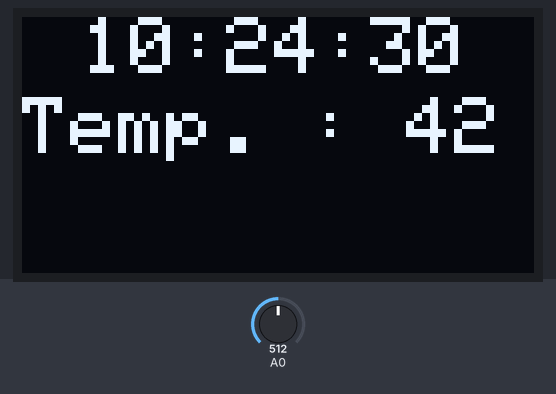
The sketch below on a simulated Arduino Uno, built with avr-gcc and run on an emulated ATmega328P. Parts: 128×64 one-colour display. The test bench sets the inputs (shaded band); at power-on: A0 = 512. The display library's start-up logo is not drawn; the local clock reads 2024-03-15 10:24:30 at power-on unless the sketch sets it; what the sketch prints to the serial monitor is not drawn.

Above: at 7.5 s.
7.6 s: A0 set to 716
At 8.7 s:
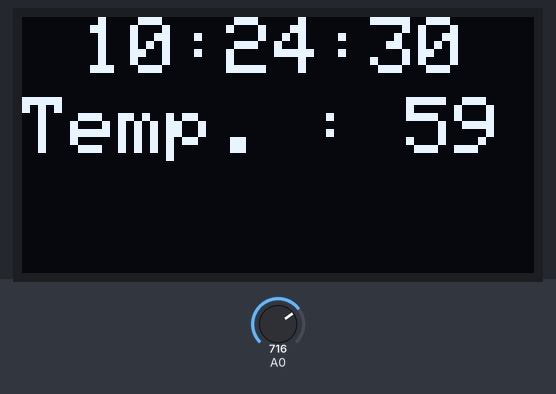
9.1 s: A0 set to 900
At 10.1 s:
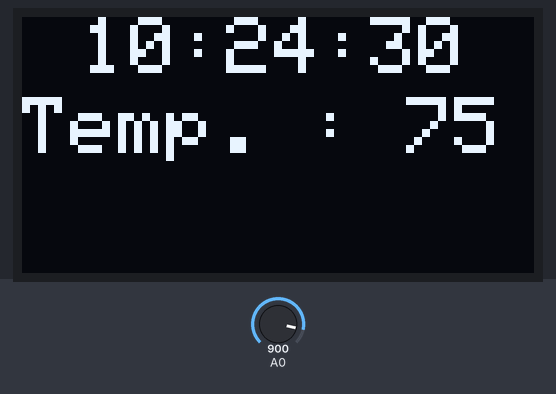
10.6 s: A0 set to 1023
At 11.5 s:
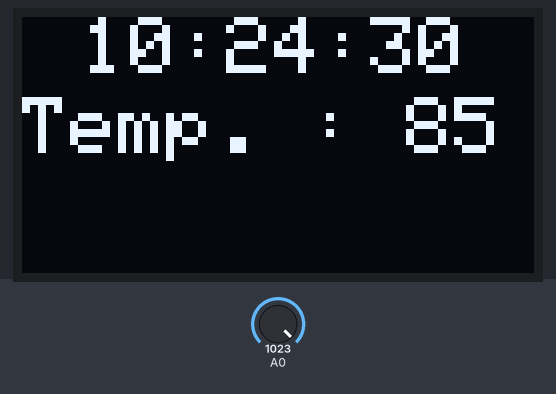
Timing chart, 0 to 13.6 s (numbered marks = the images above; inputs shaded):
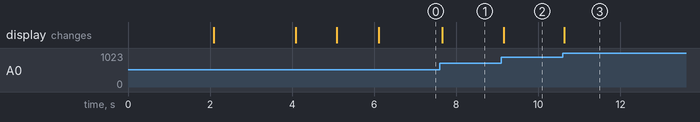

The sketch:

rtcWi2cOoled.ino
```cpp
// Date and time functions using a DS1307 RTC connected via I2C and Wire lib
#include <avr/io.h>  //standard AVR header
#include <stdio.h>
#include <Wire.h>


#include <SPI.h>
#include <Adafruit_GFX.h>
#include <Adafruit_SSD1306.h>
#include "RTClib.h"


#include <avr/interrupt.h>

volatile int pr_seconds = 0 ;
int seconds, minutes, hours, timerStep;
void T1Delay ();


RTC_DS1307 rtc;

char daysOfTheWeek[7][12] = {"Sunday", "Monday", "Tuesday", "Wednesday", "Thursday", "Friday", "Saturday"};


#define SCREEN_WIDTH 128 // OLED display width, in pixels
#define SCREEN_HEIGHT 64 // OLED display height, in pixels


/// using hardware SPI:
#define OLED_DC    9
#define OLED_CS    12
#define OLED_RESET 10

/// using software SPI (default case):
//Adafruit_SSD1306 display(SCREEN_WIDTH, SCREEN_HEIGHT,
//                         OLED_MOSI, OLED_CLK, OLED_DC, OLED_RESET, OLED_CS);

/// using hardware SPI:
Adafruit_SSD1306 display(SCREEN_WIDTH, SCREEN_HEIGHT, &SPI,
                         OLED_DC, OLED_RESET, OLED_CS);

#define NUMFLAKES     10 // Number of snowflakes in the animation example

#define LOGO_HEIGHT   16
#define LOGO_WIDTH    16
static const unsigned char PROGMEM logo_bmp[] =
{ B00000000, B11000000,
  B00000001, B11000000,
  B00000001, B11000000,
  B00000011, B11100000,
  B11110011, B11100000,
  B11111110, B11111000,
  B01111110, B11111111,
  B00110011, B10011111,
  B00011111, B11111100,
  B00001101, B01110000,
  B00011011, B10100000,
  B00111111, B11100000,
  B00111111, B11110000,
  B01111100, B11110000,
  B01110000, B01110000,
  B00000000, B00110000
};


char Time[]     = "  :  :  ";
byte second, minute, hour;

unsigned int data;

void setup () {
  while (!Serial); // for Leonardo/Micro/Zero
  Serial.begin(115200);
  seconds = 0;
  minutes = 0;
  hours = 0;

  if (! rtc.begin()) {
    Serial.println("Couldn't find RTC");
    while (1);
  }
  if (! rtc.isrunning()) {
    Serial.println("RTC is NOT running!");
    // following line sets the RTC to the date & time this sketch was compiled
    rtc.adjust(DateTime(F(__DATE__), F(__TIME__)));
    // This line sets the RTC with an explicit date & time, for example to set
    // January 21, 2014 at 3am you would call:
    //rtc.adjust(DateTime(2019, 8, 19, 11, 30, 0));
  }
  Serial.print("The time is : ");
  DateTime now = rtc.now();

  seconds = now.second();
  minutes = now.minute();
  hours = now.hour();

  snprintf(Time, 9, "%02d:%02d:%02d", now.hour(), now.minute(), now.second());
  Serial.println(Time);

  // SSD1306_SWITCHCAPVCC = generate display voltage from 3.3V internally
  if (!display.begin(SSD1306_SWITCHCAPVCC)) {
    Serial.println(F("SSD1306 allocation failed"));
    for (;;); // Don't proceed, loop forever
  }


  // Show initial display buffer contents on the screen --
  // the library initializes this with an Adafruit splash screen.
  display.display();
  delay(2000); // Pause for 2 seconds

  // Clear the buffer
  display.clearDisplay();


  // Draw a single pixel in white
  display.drawPixel(10, 10, WHITE);

  // Show the display buffer on the screen. You MUST call display() after
  // drawing commands to make them visible on screen!
  display.display();
  delay(2000);


  // Invert and restore display, pausing in-between
  display.invertDisplay(true);
  delay(1000);
  display.invertDisplay(false);
  delay(1000);

  DDRC   = 0X00;  // make Port C an input
  ADCSRA = 0x87;  // make ADC enable and select CLK/128
  ADMUX  = 0xE0;  // 2.56V Vref and ADC0 data will be left-justified
  //ADMUX  = 0xC0; // 2.56V Vref internal, right justified, select ADC Channel 0

  //while (1) {
  //    ADCSRA |= (1 << ADSC) ;          // start conversion
  //    while ( (ADCSRA & (1 << ADIF)) == 0 ); // wait for end
  //    //PORTB = ADCH;          // give the high byte to PortB
  //    data  = ADCH / 3; //The 10-bit output of the A/D is divided by 4 to get the real temperature.
  //
  //
  //    Serial.print("The result is : ");
  //    Serial.println(data);
  //    displayTemp(data, Time);
  //displayTime(DateTime.now);
  //}

  cli(); // disable global interrupts

  TCCR2A = 0b00000000;//0; // set entire TCCR1A register to 0
  TCCR2B = 0b00000011; // same for
  // enable timer compare interrupt:
  TIMSK2 = 0b00000001;// |= (1 << OCIE0A);
  sei(); // enable global interrupts

}

ISR(TIMER2_OVF_vect)
{
  DateTime now = rtc.now();
  timerStep++;
  if (timerStep == 980)
  {
    timerStep = 0;
    seconds++;
    pr_seconds = 1;
    //PORTB ^= 0x20;
    Serial.println(" second ");
    Serial.println(minutes);
  }

  //PORTB ^= 0x20;    // toggle PORTB.5
  //seconds = seconds + 1;
  //if (seconds == 3000)
  if (seconds == 60)
  {
    minutes = minutes + 1;
    seconds = 0;
  }
  if (minutes == 60)
  {
    hours = hours + 1;
    minutes = 0;
  }
  Serial.print("time now: ");
  Serial.print(hours);
  Serial.print(":");
  Serial.print(minutes);
  Serial.print(":");
  Serial.println(seconds);
  pr_seconds = 0 ;
  snprintf(Time, 9, "%02d:%02d:%02d", hours, minutes, seconds);
  if (pr_seconds) {
    // cli();
    // PORTB ^= 0x20;


  }

  ADCSRA |= (1 << ADSC) ;          // start conversion
  while ( (ADCSRA & (1 << ADIF)) == 0 ); // wait for end
  //PORTB = ADCH;          // give the high byte to PortB
  data  = ADCH / 3; //The 10-bit output of the A/D is divided by 4 to get the real temperature.
  displayTemp(data, Time);
  //  Serial.println(" seconds: ");
  //  Serial.println(seconds);
  //  Serial.println(" Minutes: ");
  //  Serial.println(minutes);
  //  Serial.println(" Hours: ");
  //  Serial.println(hours);
  //TIFR0 &= ~(1<<OCF0A);

}

void loop() {

  //  DateTime now = rtc.now();
  //  Serial.print(now.year(), DEC);
  //  Serial.print('/');
  //  Serial.print(now.month(), DEC);
  //  Serial.print('/');
  //  Serial.print(now.day(), DEC);
  //  Serial.print(" (");
  //  Serial.print(daysOfTheWeek[now.dayOfTheWeek()]);
  //  Serial.print(") ");
  //  Serial.print(now.hour(), DEC);
  //  Serial.print(':');
  //  Serial.print(now.minute(), DEC);
  //  Serial.print(':');
  //  Serial.print(now.second(), DEC);
  //  Serial.println();
  //  Serial.print(" since midnight 1/1/1970 = ");
  //  Serial.print(now.unixtime());
  //  Serial.print("s = ");
  //  Serial.print(now.unixtime() / 86400L);
  //  Serial.println("d");
  //  Serial.println();
  //  Serial.println();
  //
  //  hour   = now.hour();
  //  minute = now.minute();
  //  second = now.second();
  //
  //  seconds = now.second();
  //  minutes = now.minute();
  //  hours = now.hour();
  //
  //  //  Serial.print(hour, DEC);
  //  //  Serial.print(':');
  //  //  Serial.print(minute, DEC);
  //  //  Serial.print(':');
  //  //  Serial.print(second, DEC);
  //
  //  Serial.print(hours, DEC);
  //  Serial.print(':');
  //  Serial.print(minutes, DEC);
  //  Serial.print(':');
  //  Serial.print(seconds, DEC);
  //
  //  snprintf(Time, 9, "%02d:%02d:%02d", hours, minutes, seconds);
  //


  //  Serial.println("The result is : ");
  //  Serial.println(data);


  //  if (pr_seconds) {
  //    // cli();
  //    // PORTB ^= 0x20;
  //    Serial.print("time now: ");
  //    Serial.print(hours);
  //    Serial.print(":");
  //    Serial.print(minutes);
  //    Serial.print(":");
  //    Serial.println(seconds);
  //    pr_seconds = 0 ;
  //  }


}

void displayTemp(int temprature, char *text) {
  char str[12];
  snprintf(str, 12, "Temp. : %d", temprature);

  display.clearDisplay();
  display.setTextSize(2); // Draw 2X-scale text
  display.setTextColor(WHITE);
  display.setCursor(15, 0);
  display.print(text);
  display.setCursor(0, 20);
  display.print(str);
  display.println();
  display.display();      // Show initial text
  delay(100);
}
```

Measured:
- after the input at 7.6 s, the display: changes after 0.05 s (image 1)
- after the input at 9.1 s, the display: changes after 0.06 s (image 2)
- after the input at 10.6 s, the display: changes at once (image 3)
